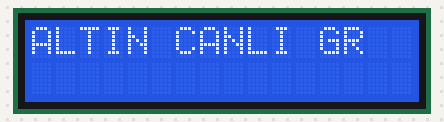
A sketch run on a simulated Arduino Uno, built with avr-gcc and run on an emulated ATmega328P. On the bench: 16×2 character LCD. The modem accepts every AT command (registered, SIM ready, sends succeed) and sends nothing else; what the sketch prints to the serial monitor is not drawn.

Above: at 2.2 s.
At 6.2 s:
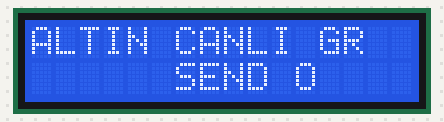

Measured:
- what the display in image 0 shows lasts 4.0 s, from 2.2 s to 6.2 s

The sketch:

esp.ino
```cpp
#include <SoftwareSerial.h>
#include <Wire.h>
#include <LiquidCrystal_I2C.h>

String agAdi= "TP-Link_91AC";
String agSifresi= "Yunusemrealtanay";

int rxPin = 11;
int txPin = 10;

String ip= "184.106.153.149";

#define DEBUG true

SoftwareSerial esp(rxPin, txPin);
LiquidCrystal_I2C lcd(0x27, 16, 2);


void setup() {
  // put your setup code here, to run once:
  lcd.begin(0x27, 16, 2);
  Serial.begin(9600);
  Serial.println("Başlatılıyor");

  esp.begin(115200);

  //esp.begin(9600);

  esp.println("AT");

  Serial.println("AT gönderildi");

  while(!esp.find("OK")){
    esp.println("AT");
    Serial.println("ESP ile iletişim kurulamadı");
  }

  esp.println("AT+UART_DEF=9600,8,1,0,0"); // ilk seferdre bir kere çalıştırılacak...

  Serial.println("OK komutu alındı");

  esp.println("AT+CWMODE=1");

  while(!esp.find("OK")){
    esp.println("AT+CWMODE=1");
    Serial.println("Modül ayarı yapılıyor");
  }

  Serial.println("Modül client olarak ayarlandı...");

  Serial.println("Ağa bağlanıyor");

  esp.println("AT+CWJAP=\""+agAdi+"\",\""+agSifresi+"\"");

  while(!esp.find("OK"));

  Serial.println("Ağa bağlanıldı");

  delay(1000);

  lcd.clear();
  lcd.home();

}

void loop() {
  // put your main code here, to run repeatedly:

  esp.println("AT+CIPSTART=\"TCP\",\""+ip+"\",80");
  if(esp.find("Error")){
    Serial.println("AT+CIPSTART Error");
  }

  lcd.home();
  lcd.print("ALTIN CANLI GR");
  lcd.setCursor(4, 1);
  lcd.print(altin());
  Serial.println("Bağlantı Kapatıldı");
  esp.println("AT+CIPCLOSE");
  delay(1000);


}

String altin(){
  String rest ="AT+CIPSEND=90";

  rest += "\r\n";

  sendData(rest, 2000, 0);

  String hostt = "GET /apps/thinghttp/send_request?api_key=6SRHG10ZBFUFZRFC";

  hostt += "\r\n";

  hostt += "Host:api.thingspeak.com";

  hostt += "\r\n\r\n\r\n\r\n\r\n";

  String Altin = sendData(hostt, 2000, 1);

  int baslangic = Altin.indexOf(':');
  Altin = Altin.substring(baslangic+1,baslangic+9);

  return (Altin);

  }

String sendData(String komut, const int zamangecen, boolean debug){

  String response = "";

  esp.print(komut);

  long int Zaman = millis();

  while((Zaman + zamangecen) > millis()) {
    while(esp.available()) {
      char c = esp.read();

      response += c;
    }
  }

  if(debug){
    Serial.print(response);
  }

  return response;
}
```
